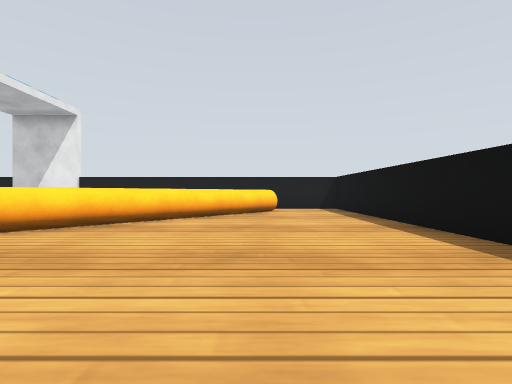
View 1 (above)

16 first-person views from a walk through a world built for the Gazebo simulator. The camera is 0.26 m above the floor, looks level and sees 80° across. The floor is counted in squares, 0.5 m on a side. Each view is taken from the middle of a square. On the plan, view 1 faces up. The plan holds only what a view shows up to about 9 squares ahead; the rest is blank. Gazebo's built-in surfaces are drawn with simple patterns.

View 2
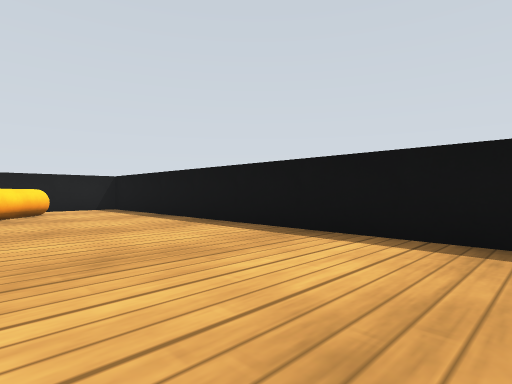

View 3
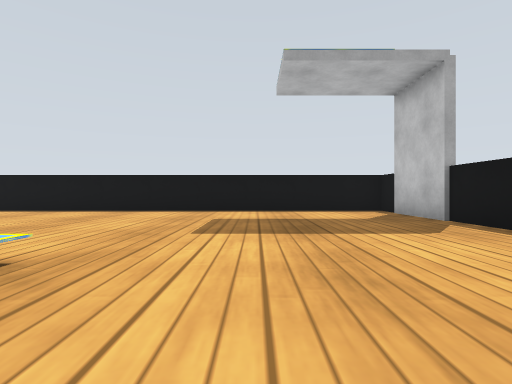

View 4
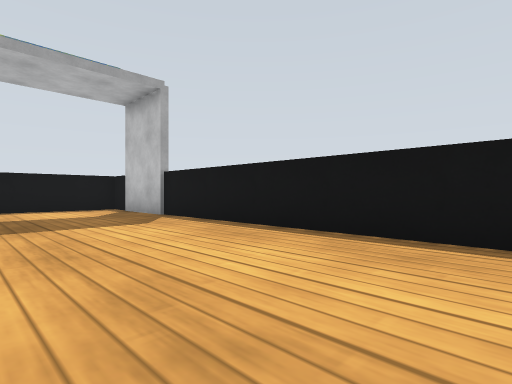

View 5
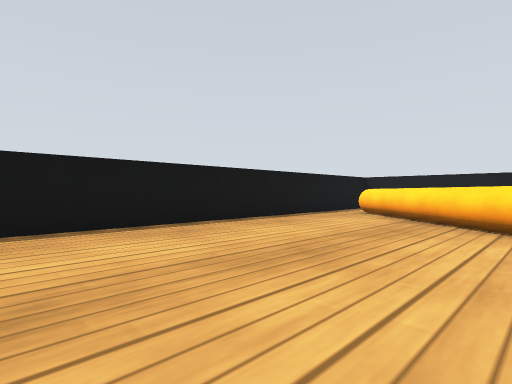

View 6
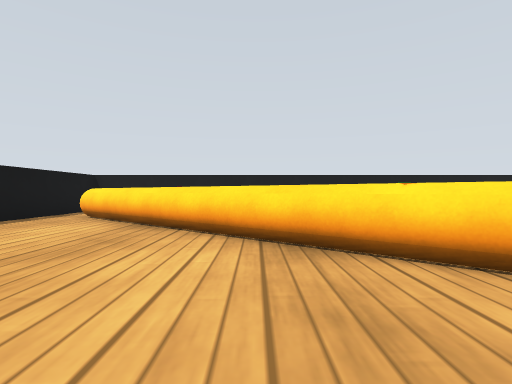

View 7
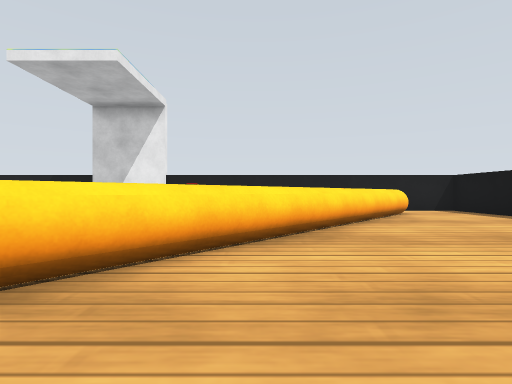

View 8
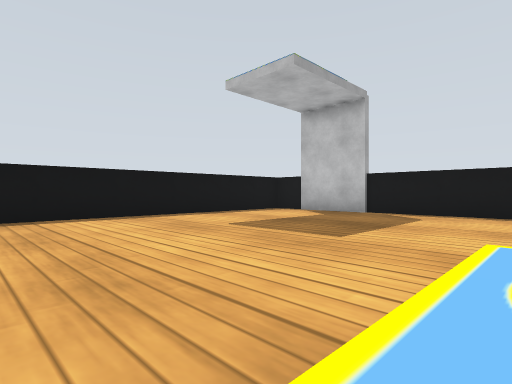

View 9
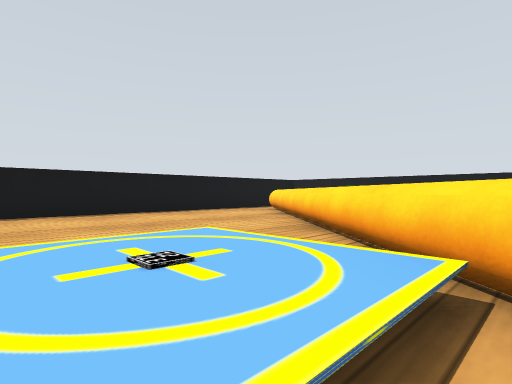

View 10
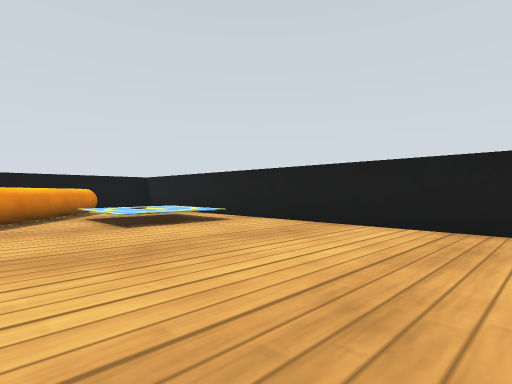

View 11
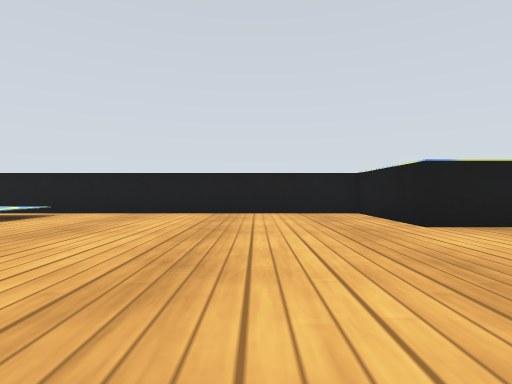

View 12
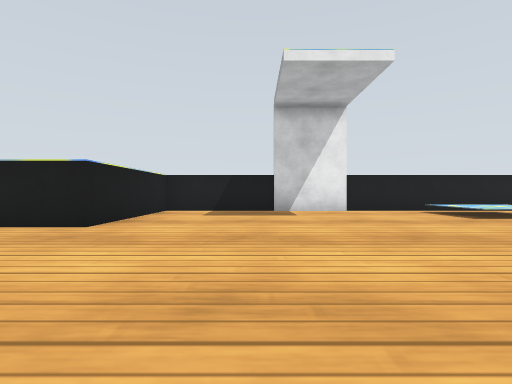

View 13
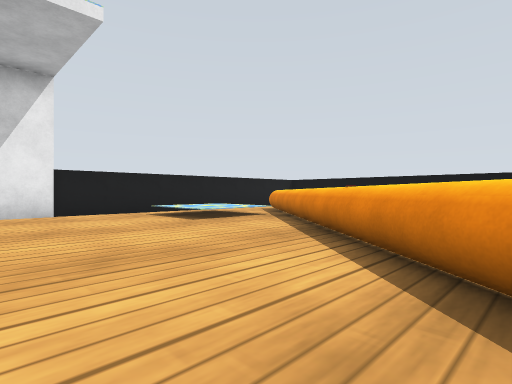

View 14
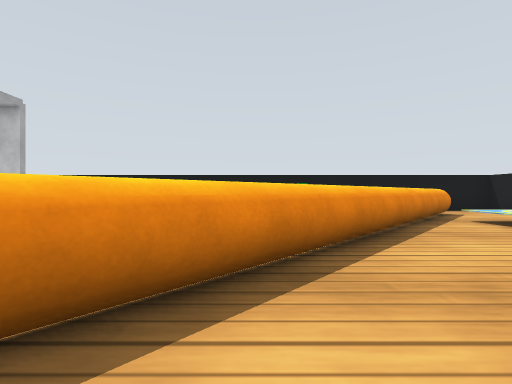

View 15
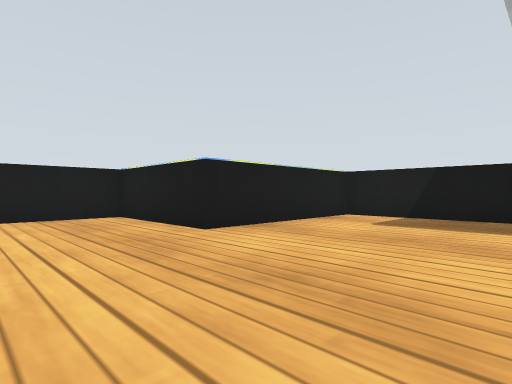

View 16
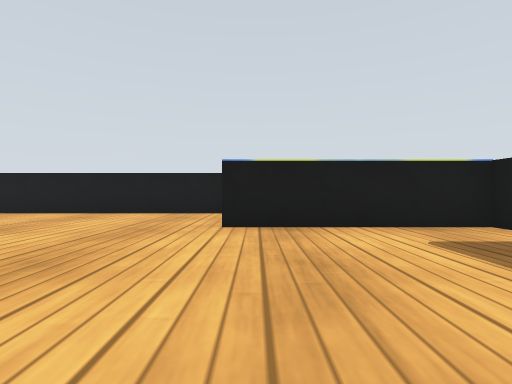

### Floor plan
Key: @ floor where view 1 was taken; # wall or solid block; . floor; = window, fence, low wall or low ledge; M marker; B black box; O other object.
Columns run from 14 left of view 1 to 3 right of it. Each row starts with its distance up from view 1.
 10    ###############
  9    B.......==....#
  8    #.......==##..#
  7    #.......=##...#
  6 ####........ #...#
  5 #..........##....#
  4 #......... #.....#
  3 #........##......#
  2 #.......  .......#
  1 #......#  .......#
  0 #......#.M=...@..#
 -1 #.....# .==......#
 -2 #.==.##..........#
 -3 #.O=# ...........#
 -4 #..##............#
 -5 #..#.............#
 -6 #................#
 -7 ##################

Where each view was taken, in squares from view 1:
view 1: 0 up, 0 right, facing up
view 2: 0 up, 1 left, facing up-right
view 3: 3 down, 6 left, facing right
view 4: 3 down, 7 left, facing down-right
view 5: 2 down, 4 left, facing down-left
view 6: 2 down, 5 left, facing left
view 7: 1 up, 3 left, facing up
view 8: 1 up, 4 left, facing down-right
view 9: 1 up, 4 left, facing down-left
view 10: 3 up, 9 left, facing down-left
view 11: 3 up, 6 left, facing left
view 12: 1 up, 8 left, facing up
view 13: 2 up, 7 left, facing up-right
view 14: 2 up, 7 left, facing down
view 15: 3 up, 7 left, facing up-left
view 16: 6 up, 6 left, facing left
